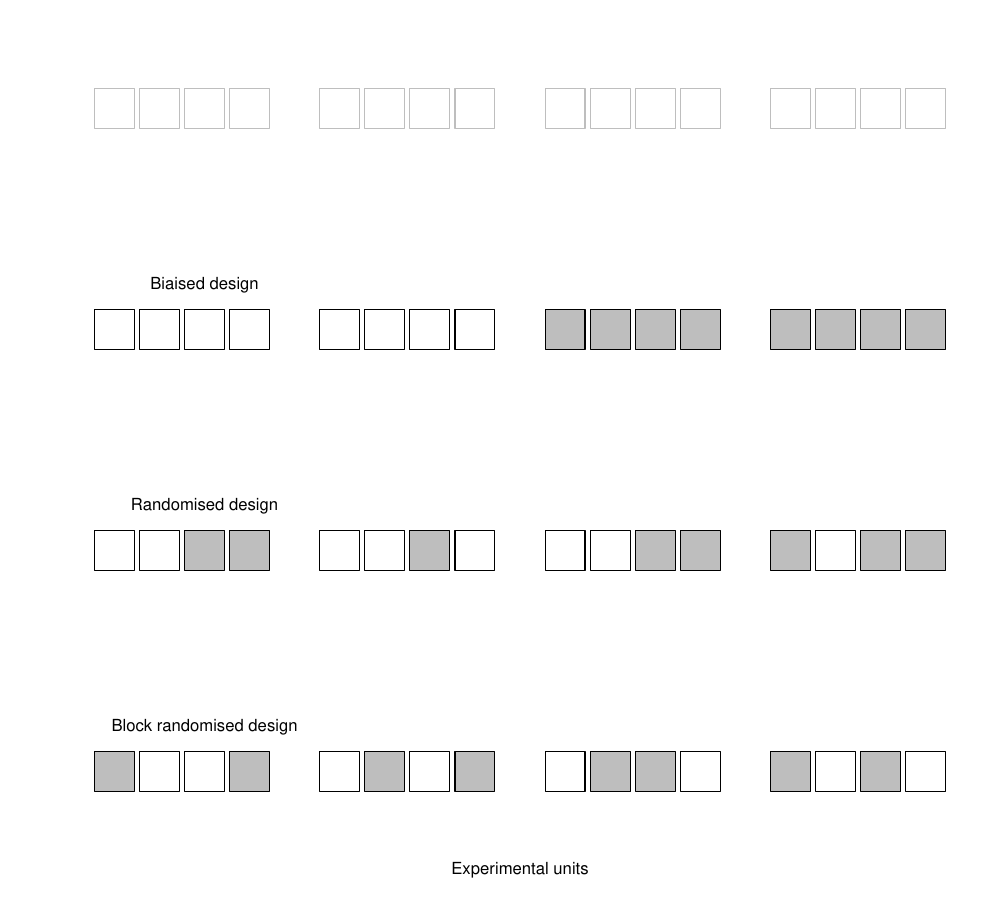

R code for this plot:
pdf("moredesigns.pdf", width = 10, height = 9)

xs <- c(1:4, 6:9, 11:14, 16:19)
cex <- 6

plot(0, type = "n", xlim = range(xs), ylim = c(1,4),
     xlab = "Experimental units", ylab = "",
     xaxt = "n", yaxt = "n", bty = "n")

points(xs, rep(4, 16), pch = 22, cex = cex, col = "grey")

points(xs, rep(3, 16), pch = 22, cex = cex, col = "black",
       bg = rep(c("white", "grey"), each = 8))

points(xs, rep(2, 16), pch = 22, cex = cex, col = "black",
       bg = c("white", "white", "grey", "grey",
              "white", "white", "grey", "white",
              "white", "white", "grey", "grey",
              "grey", "white", "grey", "grey"))

points(xs, rep(1, 16), pch = 22, cex = cex, col = "black",
       bg = c("grey", "white", "white", "grey",
              "white", "grey", "white", "grey",
              "white", "grey", "grey", "white",
              "grey", "white", "grey", "white"))

text(3, 3, "Biaised design", pos = 3, offset = 2)
text(3, 2, "Randomised design", pos = 3, offset = 2)
text(3, 1, "Block randomised design", pos = 3, offset = 2)
dev.off()




pdf("interactions.pdf", width = 10, height = 6)
strain <- rep(c("A", "B"), each = 10)
mns <- c(rep(5, 5),
         rep(7, 5),
         c(5, 6, 5, 6, 9),
         c(7, 8, 9, 10, 3))
food <- rep(c(rep("low", 5), rep("high", 5)), 2)
facet <- rep(1:5, 4)
x <- data.frame(strain, growth = mns, food, facet)
ggplot(aes(x = strain, y = growth, colour = food), data = x) +
    geom_point() +
    facet_grid(~facet)
dev.off()
